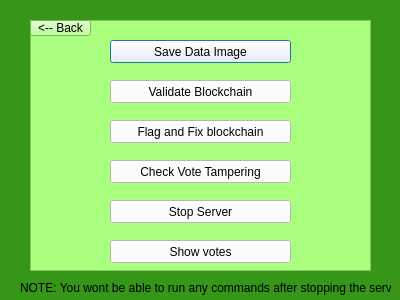
<?xml version="1.0" encoding="UTF-8"?>
<ui version="4.0">
 <class>Dialog</class>
 <widget class="QDialog" name="Dialog">
  <property name="geometry">
   <rect>
    <x>0</x>
    <y>0</y>
    <width>400</width>
    <height>300</height>
   </rect>
  </property>
  <property name="windowTitle">
   <string>Dialog</string>
  </property>
  <property name="styleSheet">
   <string notr="true">background-color: rgb(53, 150, 24);</string>
  </property>
  <widget class="QFrame" name="frame">
   <property name="geometry">
    <rect>
     <x>30</x>
     <y>20</y>
     <width>341</width>
     <height>251</height>
    </rect>
   </property>
   <property name="styleSheet">
    <string notr="true">background-color: rgb(170, 255, 127);</string>
   </property>
   <property name="frameShape">
    <enum>QFrame::StyledPanel</enum>
   </property>
   <property name="frameShadow">
    <enum>QFrame::Raised</enum>
   </property>
   <widget class="QPushButton" name="pushButton">
    <property name="geometry">
     <rect>
      <x>80</x>
      <y>20</y>
      <width>181</width>
      <height>23</height>
     </rect>
    </property>
    <property name="styleSheet">
     <string notr="true">
background-color: rgb(255, 255, 255);</string>
    </property>
    <property name="text">
     <string>Save Data Image</string>
    </property>
   </widget>
   <widget class="QPushButton" name="pushButton_2">
    <property name="geometry">
     <rect>
      <x>80</x>
      <y>100</y>
      <width>181</width>
      <height>23</height>
     </rect>
    </property>
    <property name="styleSheet">
     <string notr="true">background-color: rgb(255, 255, 255);</string>
    </property>
    <property name="text">
     <string>Flag and Fix blockchain</string>
    </property>
   </widget>
   <widget class="QPushButton" name="pushButton_3">
    <property name="geometry">
     <rect>
      <x>80</x>
      <y>140</y>
      <width>181</width>
      <height>23</height>
     </rect>
    </property>
    <property name="styleSheet">
     <string notr="true">background-color: rgb(255, 255, 255);</string>
    </property>
    <property name="text">
     <string>Check Vote Tampering</string>
    </property>
   </widget>
   <widget class="QPushButton" name="pushButton_4">
    <property name="geometry">
     <rect>
      <x>80</x>
      <y>60</y>
      <width>181</width>
      <height>23</height>
     </rect>
    </property>
    <property name="styleSheet">
     <string notr="true">background-color: rgb(255, 255, 255);</string>
    </property>
    <property name="text">
     <string>Validate Blockchain</string>
    </property>
   </widget>
   <widget class="QPushButton" name="pushButton_5">
    <property name="geometry">
     <rect>
      <x>80</x>
      <y>180</y>
      <width>181</width>
      <height>23</height>
     </rect>
    </property>
    <property name="styleSheet">
     <string notr="true">background-color: rgb(255, 255, 255);</string>
    </property>
    <property name="text">
     <string>Stop Server</string>
    </property>
   </widget>
   <widget class="QPushButton" name="pushButton_6">
    <property name="geometry">
     <rect>
      <x>0</x>
      <y>0</y>
      <width>61</width>
      <height>16</height>
     </rect>
    </property>
    <property name="text">
     <string>&lt;-- Back</string>
    </property>
   </widget>
   <widget class="QPushButton" name="pushButton_7">
    <property name="geometry">
     <rect>
      <x>80</x>
      <y>220</y>
      <width>181</width>
      <height>23</height>
     </rect>
    </property>
    <property name="styleSheet">
     <string notr="true">background-color: rgb(255, 255, 255);</string>
    </property>
    <property name="text">
     <string>Show votes</string>
    </property>
   </widget>
  </widget>
  <widget class="QLabel" name="label">
   <property name="geometry">
    <rect>
     <x>20</x>
     <y>280</y>
     <width>371</width>
     <height>16</height>
    </rect>
   </property>
   <property name="text">
    <string>NOTE: You wont be able to run any commands after stopping the server!</string>
   </property>
  </widget>
 </widget>
 <resources/>
 <connections/>
</ui>
